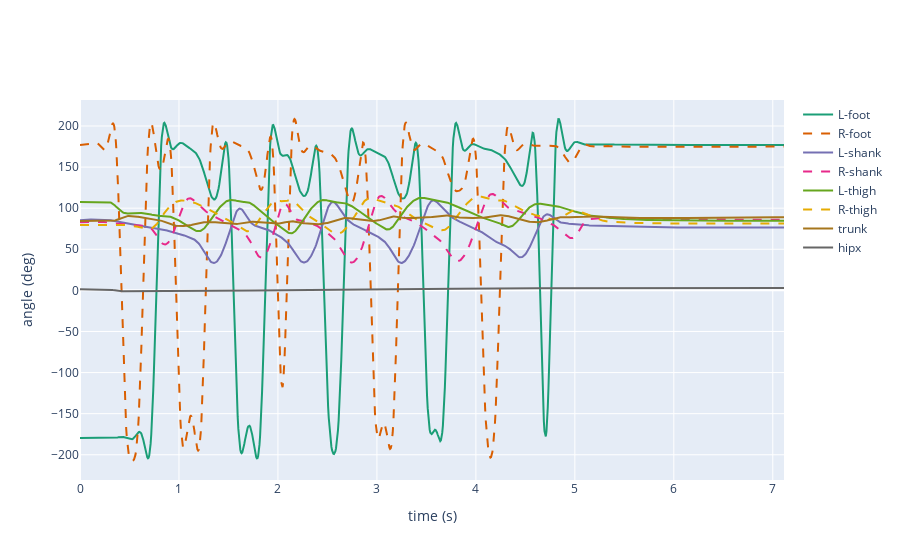

This figure's notebook cell:
### Code cell
df_filtered = filter_df(df_imputed, data_type = 'jnt',
                            file_location = f_loc, patient_id = p_id, trial = t, 
                                save = True, replace = False)
plot(df = df_filtered, 
        data_type='jnt', steps = False, cycle=False)

### Figure 1 — Plotly figure (JSON) as saved in the notebook; plotly's stock layout.template omitted (floating-point values rounded to 4 significant figures; data arrays with more than 128 entries replaced by an {"elided": "..."} marker saying what was removed)
{"data": [{"hoverinfo": "x", "line": {"color": "#1b9e77", "width": 2}, "mode": "lines", "name": "L-foot", "text": {"elided": "1068 str values"}, "type": "scatter", "x": {"elided": "1068 float values"}, "y": {"elided": "1068 float values"}}, {"hoverinfo": "x", "line": {"color": "#d95f02", "dash": "dash", "width": 2}, "mode": "lines", "name": "R-foot", "type": "scatter", "x": {"elided": "1068 float values"}, "y": {"elided": "1068 float values"}}, {"hoverinfo": "x", "line": {"color": "#7570b3", "width": 2}, "mode": "lines", "name": "L-shank", "text": {"elided": "1068 str values"}, "type": "scatter", "x": {"elided": "1068 float values"}, "y": {"elided": "1068 float values"}}, {"hoverinfo": "x", "line": {"color": "#e7298a", "dash": "dash", "width": 2}, "mode": "lines", "name": "R-shank", "type": "scatter", "x": {"elided": "1068 float values"}, "y": {"elided": "1068 float values"}}, {"hoverinfo": "x", "line": {"color": "#66a61e", "width": 2}, "mode": "lines", "name": "L-thigh", "text": {"elided": "1068 str values"}, "type": "scatter", "x": {"elided": "1068 float values"}, "y": {"elided": "1068 float values"}}, {"hoverinfo": "x", "line": {"color": "#e6ab02", "dash": "dash", "width": 2}, "mode": "lines", "name": "R-thigh", "type": "scatter", "x": {"elided": "1068 float values"}, "y": {"elided": "1068 float values"}}, {"hoverinfo": "x", "line": {"color": "#a6761d", "width": 2}, "mode": "lines", "name": "trunk", "text": {"elided": "1068 str values"}, "type": "scatter", "x": {"elided": "1068 float values"}, "y": {"elided": "1068 float values"}}, {"hoverinfo": "x", "line": {"color": "#666666", "width": 2}, "mode": "lines", "name": "hipx", "text": {"elided": "1068 str values"}, "type": "scatter", "x": {"elided": "1068 float values"}, "y": {"elided": "1068 float values"}}], "layout": {"xaxis": {"title": {"text": "time (s)"}}, "yaxis": {"title": {"text": "angle (deg)"}}}}
